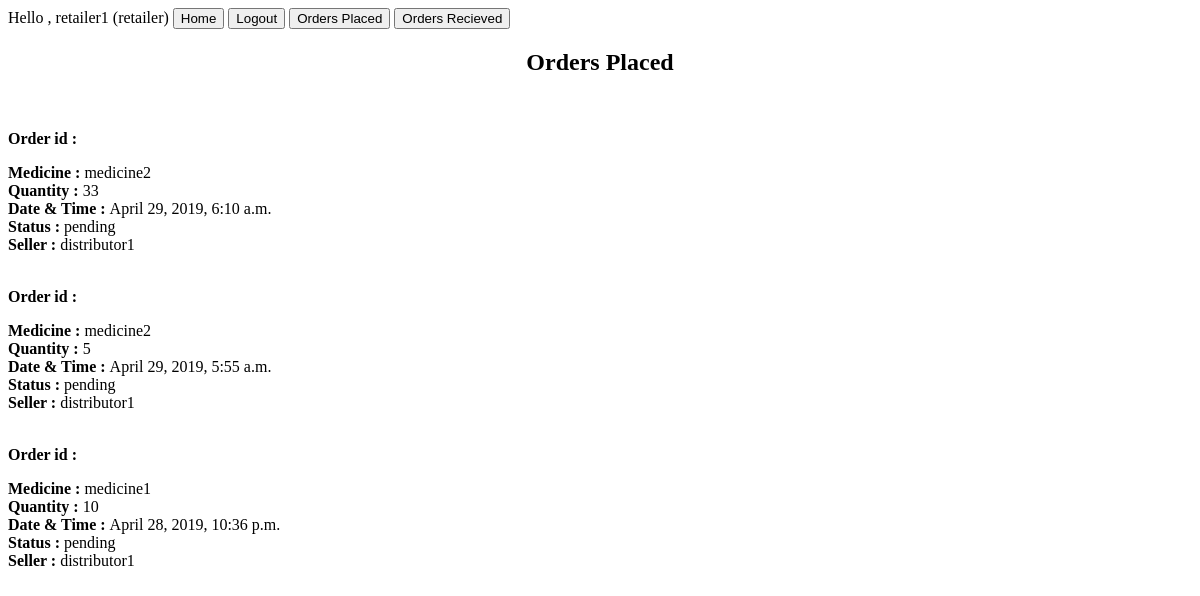
The app's page /med/recent_orders_p/ (signed in), older data.
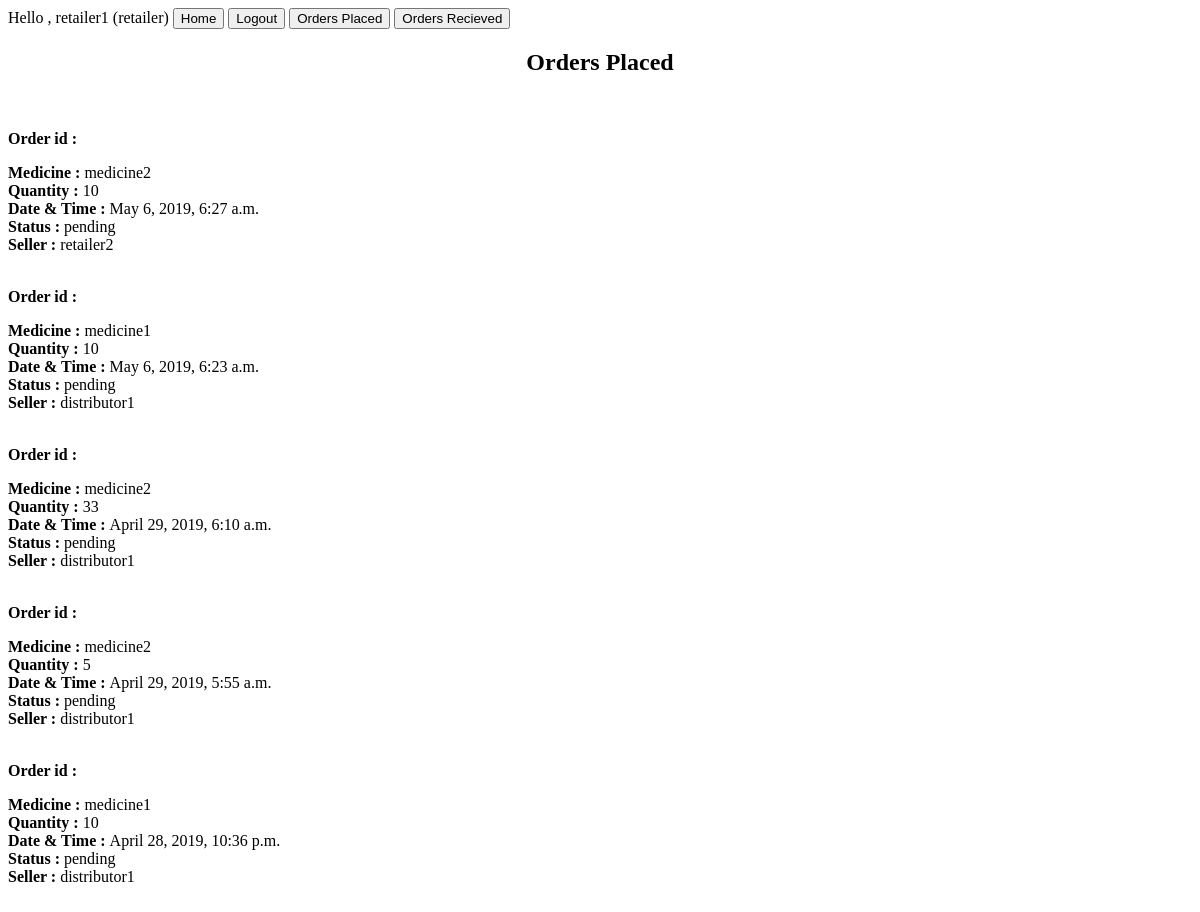
The same page, newer data.
### med/models.py (models this page shows, shortened)
class UserProfile(models.Model):
    user=models.OneToOneField(User,on_delete=models.CASCADE,primary_key=True,related_name="profile_user")
    role_choice=(('retailer',"retailer"),('distributor',"distributor"),('supplier',"supplier"))
    role=models.CharField(max_length=15,choices=role_choice,default=None)
    is_supplier=models.BooleanField(default=False)

class Order(models.Model):
    medicine=models.ForeignKey('medicine',on_delete=models.CASCADE,related_name='medicine_orders')
    quantity=models.IntegerField(default=0)
    placed_by=models.ForeignKey('UserProfile',on_delete=models.CASCADE,limit_choices_to={'is_supplier':False},related_name='order_placed')
    placed_to=models.ForeignKey('UserProfile',on_delete=models.CASCADE,related_name='order_recieved')
    status_choice=(('Pending',"Pending"),('Approved',"Approved"),('Declined',"Declined"))
    status=models.CharField(max_length=15,choices=status_choice,default=None)
    date_time=models.DateTimeField('date_placed')
    order_id=models.CharField(max_length=5,null=True,blank=True)

class medicine(models.Model):
    name=models.CharField(max_length=50,null=False)
    price=models.IntegerField()
    description=models.TextField(max_length=250,null=True,blank=True)
    user=models.ManyToManyField('UserProfile',through='stock')

### med/views.py (the view)
# urls.py: path('recent_orders_p/',views.recent_orders_p,name='recent_orders_p'),
@login_required(login_url='med:login')
def recent_orders_p(request):
    if request.method=="GET":
        user=request.user.profile_user
        orders=Order.objects.filter(placed_by=user).order_by('-date_time')
        return render(request,'med/recent_orders.html',{'orders':orders})

### med/templates/med/recent_orders.html (shortened to what this page needs)
<a>Hello , {{ request.user.username }} ({{ request.user.profile_user.role }})</a>
<a href={% url 'med:home' %}><button>Home</button></a>
  <a href={% url 'med:logout' %}><button>Logout</button></a>
  <a href={% url 'med:recent_orders_p' %}><button>Orders Placed</button></a>
  <a href={% url 'med:recent_orders_r' %}><button>Orders Recieved</button></a>
<center><h2>Orders Placed</h2></center>
<body>
<br>
  {% for order in orders %}
  <p><b>Order id : {{order_id}}</b></p>
  <p><p1><b>Medicine : </b>{{ order.medicine.name }}</p1><br>
  <p2><b>Quantity : </b>{{ order.quantity }}</p2><br>
  <p3><b>Date & Time : </b>{{ order.date_time }}</p3><br>
  <p4><b>Status : </b>{{order.status}}</p4><br>
  <p5><b>Seller : </b>{{ order.placed_to.user.username}}</p5><br><br>
  {% endfor %}
  </body>

Row changes from the older to the newer data that the page shows:
added Order: medicine.name "medicine2", quantity "10", date_time "May 6, 2019, 6:27 a.m.", status "pending", placed_to.user.username "retailer2"
added Order: medicine.name "medicine1", quantity "10", date_time "May 6, 2019, 6:23 a.m.", status "pending", placed_to.user.username "distributor1"
